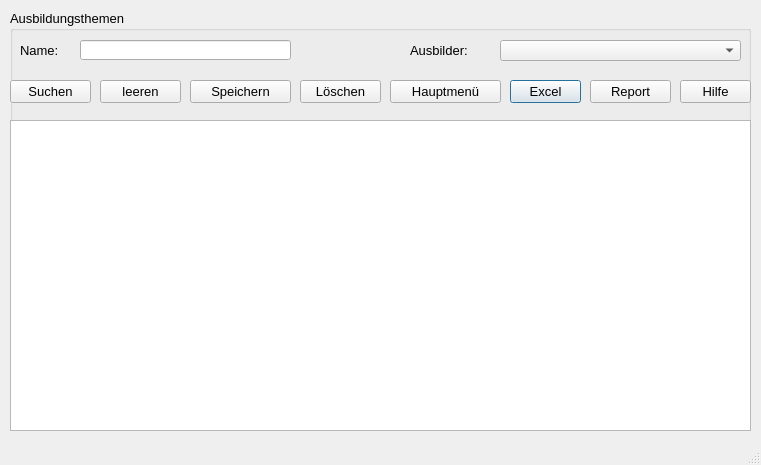
<?xml version="1.0" encoding="UTF-8"?>
<ui version="4.0">
 <class>Unterrichtsthemen</class>
 <widget class="QDialog" name="Unterrichtsthemen">
  <property name="geometry">
   <rect>
    <x>0</x>
    <y>0</y>
    <width>761</width>
    <height>465</height>
   </rect>
  </property>
  <property name="font">
   <font>
    <pointsize>10</pointsize>
   </font>
  </property>
  <property name="windowTitle">
   <string>Ausbildungsthemen</string>
  </property>
  <property name="sizeGripEnabled">
   <bool>true</bool>
  </property>
  <widget class="QGroupBox" name="groupBox">
   <property name="geometry">
    <rect>
     <x>10</x>
     <y>10</y>
     <width>741</width>
     <height>421</height>
    </rect>
   </property>
   <property name="sizePolicy">
    <sizepolicy hsizetype="Expanding" vsizetype="Ignored">
     <horstretch>0</horstretch>
     <verstretch>0</verstretch>
    </sizepolicy>
   </property>
   <property name="title">
    <string>Ausbildungsthemen</string>
   </property>
   <widget class="QLineEdit" name="le_name">
    <property name="geometry">
     <rect>
      <x>70</x>
      <y>30</y>
      <width>211</width>
      <height>20</height>
     </rect>
    </property>
   </widget>
   <widget class="QLabel" name="label">
    <property name="geometry">
     <rect>
      <x>10</x>
      <y>30</y>
      <width>51</width>
      <height>21</height>
     </rect>
    </property>
    <property name="text">
     <string>Name:</string>
    </property>
   </widget>
   <widget class="QTableWidget" name="tw_anzeige">
    <property name="geometry">
     <rect>
      <x>0</x>
      <y>110</y>
      <width>741</width>
      <height>311</height>
     </rect>
    </property>
    <property name="sizePolicy">
     <sizepolicy hsizetype="Preferred" vsizetype="Preferred">
      <horstretch>0</horstretch>
      <verstretch>0</verstretch>
     </sizepolicy>
    </property>
   </widget>
   <widget class="QPushButton" name="pb_excel">
    <property name="geometry">
     <rect>
      <x>500</x>
      <y>70</y>
      <width>71</width>
      <height>23</height>
     </rect>
    </property>
    <property name="text">
     <string>Excel</string>
    </property>
    <property name="icon">
     <iconset>
      <normaloff>../../_Symbole/UsedSymbols/microsoft_excel_icon_132212.ico</normaloff>../../_Symbole/UsedSymbols/microsoft_excel_icon_132212.ico</iconset>
    </property>
   </widget>
   <widget class="QPushButton" name="pb_back">
    <property name="geometry">
     <rect>
      <x>380</x>
      <y>70</y>
      <width>111</width>
      <height>23</height>
     </rect>
    </property>
    <property name="text">
     <string>Hauptmenü</string>
    </property>
    <property name="icon">
     <iconset>
      <normaloff>../../_Symbole/UsedSymbols/log-out_icon-icons.com_50106.ico</normaloff>../../_Symbole/UsedSymbols/log-out_icon-icons.com_50106.ico</iconset>
    </property>
   </widget>
   <widget class="QPushButton" name="pb_delete">
    <property name="geometry">
     <rect>
      <x>290</x>
      <y>70</y>
      <width>81</width>
      <height>23</height>
     </rect>
    </property>
    <property name="text">
     <string>Löschen</string>
    </property>
    <property name="icon">
     <iconset>
      <normaloff>../../_Symbole/UsedSymbols/seo-social-web-network-internet_262_icon-icons.com_61518.ico</normaloff>../../_Symbole/UsedSymbols/seo-social-web-network-internet_262_icon-icons.com_61518.ico</iconset>
    </property>
   </widget>
   <widget class="QPushButton" name="pb_report">
    <property name="geometry">
     <rect>
      <x>580</x>
      <y>70</y>
      <width>81</width>
      <height>23</height>
     </rect>
    </property>
    <property name="text">
     <string>Report</string>
    </property>
    <property name="icon">
     <iconset>
      <normaloff>../../_Symbole/UsedSymbols/reporting_noun_report_document_file_icon_148360.ico</normaloff>../../_Symbole/UsedSymbols/reporting_noun_report_document_file_icon_148360.ico</iconset>
    </property>
   </widget>
   <widget class="QPushButton" name="pb_hilfe">
    <property name="geometry">
     <rect>
      <x>670</x>
      <y>70</y>
      <width>71</width>
      <height>23</height>
     </rect>
    </property>
    <property name="text">
     <string>Hilfe</string>
    </property>
    <property name="icon">
     <iconset>
      <normaloff>../../_Symbole/UsedSymbols/info_13213.ico</normaloff>../../_Symbole/UsedSymbols/info_13213.ico</iconset>
    </property>
   </widget>
   <widget class="QPushButton" name="pb_suchen">
    <property name="geometry">
     <rect>
      <x>0</x>
      <y>70</y>
      <width>81</width>
      <height>23</height>
     </rect>
    </property>
    <property name="text">
     <string>Suchen</string>
    </property>
    <property name="icon">
     <iconset>
      <normaloff>../../_Symbole/UsedSymbols/searchmagnifierinterfacesymbol1_79893.ico</normaloff>../../_Symbole/UsedSymbols/searchmagnifierinterfacesymbol1_79893.ico</iconset>
    </property>
   </widget>
   <widget class="QPushButton" name="pb_speichern">
    <property name="geometry">
     <rect>
      <x>180</x>
      <y>70</y>
      <width>101</width>
      <height>23</height>
     </rect>
    </property>
    <property name="text">
     <string>Speichern</string>
    </property>
    <property name="icon">
     <iconset>
      <normaloff>../../_Symbole/UsedSymbols/save_3621.ico</normaloff>../../_Symbole/UsedSymbols/save_3621.ico</iconset>
    </property>
   </widget>
   <widget class="QLabel" name="label_2">
    <property name="geometry">
     <rect>
      <x>400</x>
      <y>30</y>
      <width>81</width>
      <height>20</height>
     </rect>
    </property>
    <property name="text">
     <string>Ausbilder:</string>
    </property>
   </widget>
   <widget class="QComboBox" name="cb_ausbilder">
    <property name="geometry">
     <rect>
      <x>490</x>
      <y>30</y>
      <width>241</width>
      <height>21</height>
     </rect>
    </property>
   </widget>
   <widget class="QPushButton" name="pb_leeren">
    <property name="geometry">
     <rect>
      <x>90</x>
      <y>70</y>
      <width>81</width>
      <height>23</height>
     </rect>
    </property>
    <property name="text">
     <string>leeren</string>
    </property>
    <property name="icon">
     <iconset>
      <normaloff>../../_Symbole/UsedSymbols/-clear_90704.ico</normaloff>../../_Symbole/UsedSymbols/-clear_90704.ico</iconset>
    </property>
   </widget>
  </widget>
  <widget class="QLabel" name="lab_INFO">
   <property name="geometry">
    <rect>
     <x>10</x>
     <y>430</y>
     <width>741</width>
     <height>31</height>
    </rect>
   </property>
   <property name="text">
    <string/>
   </property>
  </widget>
 </widget>
 <resources/>
 <connections/>
</ui>
